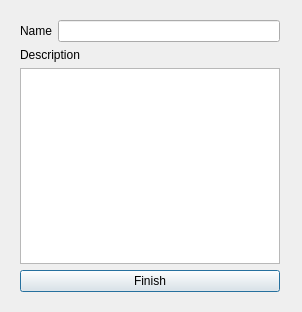
<?xml version="1.0" encoding="UTF-8"?>
<ui version="4.0">
 <class>signUpSeeker</class>
 <widget class="QDialog" name="signUpSeeker">
  <property name="geometry">
   <rect>
    <x>0</x>
    <y>0</y>
    <width>302</width>
    <height>312</height>
   </rect>
  </property>
  <property name="windowTitle">
   <string>Dialog</string>
  </property>
  <widget class="QWidget" name="layoutWidget">
   <property name="geometry">
    <rect>
     <x>20</x>
     <y>20</y>
     <width>260</width>
     <height>272</height>
    </rect>
   </property>
   <layout class="QVBoxLayout" name="verticalLayout_2">
    <item>
     <layout class="QHBoxLayout" name="horizontalLayout">
      <item>
       <widget class="QLabel" name="label_name">
        <property name="text">
         <string>Name</string>
        </property>
       </widget>
      </item>
      <item>
       <widget class="QLineEdit" name="lineEdit_name"/>
      </item>
     </layout>
    </item>
    <item>
     <layout class="QVBoxLayout" name="verticalLayout">
      <item>
       <widget class="QLabel" name="label_description">
        <property name="text">
         <string>Description</string>
        </property>
       </widget>
      </item>
      <item>
       <widget class="QTextEdit" name="textEdit_description"/>
      </item>
     </layout>
    </item>
    <item>
     <widget class="QPushButton" name="pushButton_finish">
      <property name="text">
       <string>Finish</string>
      </property>
     </widget>
    </item>
   </layout>
  </widget>
 </widget>
 <resources/>
 <connections/>
</ui>
